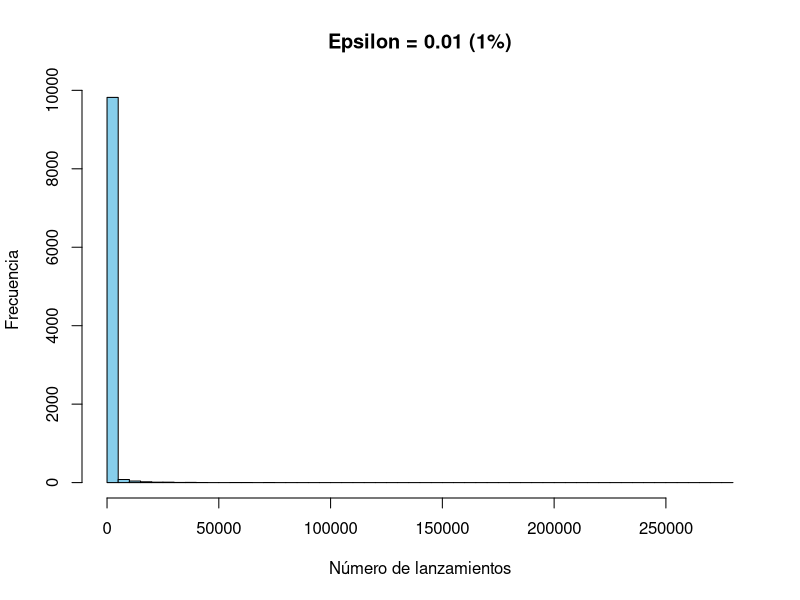

Source code (R): (Note: a time limit stopped this script after it produced the figure.)
# Número de experimentos
num_experimentos <- 10000

# Función para calcular lanzamientos necesarios para un epsilon dado
calcular_lanzamientos <- function(epsilon) {
  resultados <- numeric(num_experimentos)
  
  for (i in 1:num_experimentos) {
    suma_acumulada <- 0
    n <- 0
    
    while (TRUE) {
      n <- n + 1
      lanzamiento <- sample(1:6, size = 1) # Lanzamiento del dado (valores 1 a 6)
      suma_acumulada <- suma_acumulada + lanzamiento
      promedio <- suma_acumulada / n
      
      # Verificar si el promedio está dentro del rango de epsilon
      if (abs(promedio - 3.5) < epsilon) {
        resultados[i] <- n
        break
      }
    }
  }
  
  return(resultados)
}

# a) Epsilon = 0.01 (1%)
epsilon_1 <- 0.01
resultados_1 <- calcular_lanzamientos(epsilon_1)
promedio_1 <- mean(resultados_1)
cat("Promedio de lanzamientos necesarios para epsilon = 0.01 (1%):", promedio_1, "\n")

# Graficar histograma para epsilon = 0.01
hist(resultados_1, breaks = 50, col = "skyblue", main = "Epsilon = 0.01 (1%)",
     xlab = "Número de lanzamientos", ylab = "Frecuencia")

# b) Epsilon = 0.001 (0.1%)
epsilon_2 <- 0.001
resultados_2 <- calcular_lanzamientos(epsilon_2)
promedio_2 <- mean(resultados_2)
cat("Promedio de lanzamientos necesarios para epsilon = 0.001 (0.1%):", promedio_2, "\n")

# Graficar histograma para epsilon = 0.001
hist(resultados_2, breaks = 50, col = "lightgreen", main = "Epsilon = 0.001 (0.1%)",
     xlab = "Número de lanzamientos", ylab = "Frecuencia")

# c) Epsilon = 0.0001 (0.01%)
epsilon_3 <- 0.0001
resultados_3 <- calcular_lanzamientos(epsilon_3)
promedio_3 <- mean(resultados_3)
cat("Promedio de lanzamientos necesarios para epsilon = 0.0001 (0.01%):", promedio_3, "\n")

# Graficar histograma para epsilon = 0.0001
hist(resultados_3, breaks = 50, col = "pink", main = "Epsilon = 0.0001 (0.01%)",
     xlab = "Número de lanzamientos", ylab = "Frecuencia")
